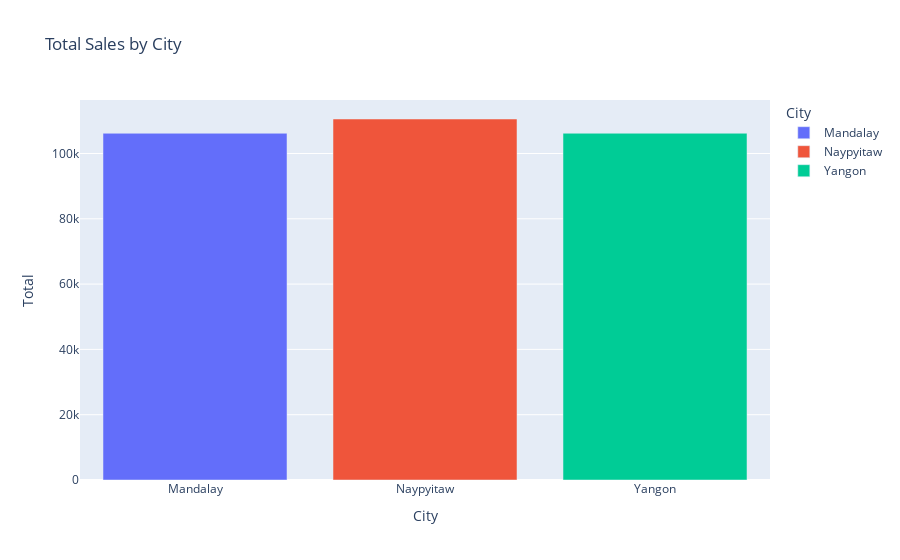

The cell this chart's notebook holds for it:
### Markdown cell above
### Sales By City

### Code cell
sales_by_city = df.groupby('City')['Total'].sum().reset_index()

fig1 = px.bar(sales_by_city, x='City', y='Total', color='City',
                       title='Total Sales by City')
fig1.show()

### Figure 1 — Plotly figure (JSON) as saved in the notebook; plotly's stock layout.template omitted (floating-point values rounded to 4 significant figures)
{"data": [{"alignmentgroup": "True", "hovertemplate": "City=%{x}<br>Total=%{y}<extra></extra>", "legendgroup": "Mandalay", "marker": {"color": "#636efa", "pattern": {"shape": ""}}, "name": "Mandalay", "offsetgroup": "Mandalay", "orientation": "v", "showlegend": true, "textposition": "auto", "type": "bar", "x": ["Mandalay"], "xaxis": "x", "y": [106200.0], "yaxis": "y"}, {"alignmentgroup": "True", "hovertemplate": "City=%{x}<br>Total=%{y}<extra></extra>", "legendgroup": "Naypyitaw", "marker": {"color": "#EF553B", "pattern": {"shape": ""}}, "name": "Naypyitaw", "offsetgroup": "Naypyitaw", "orientation": "v", "showlegend": true, "textposition": "auto", "type": "bar", "x": ["Naypyitaw"], "xaxis": "x", "y": [110600.0], "yaxis": "y"}, {"alignmentgroup": "True", "hovertemplate": "City=%{x}<br>Total=%{y}<extra></extra>", "legendgroup": "Yangon", "marker": {"color": "#00cc96", "pattern": {"shape": ""}}, "name": "Yangon", "offsetgroup": "Yangon", "orientation": "v", "showlegend": true, "textposition": "auto", "type": "bar", "x": ["Yangon"], "xaxis": "x", "y": [106200.0], "yaxis": "y"}], "layout": {"autosize": true, "barmode": "relative", "legend": {"title": {"text": "City"}, "tracegroupgap": 0}, "title": {"text": "Total Sales by City"}, "xaxis": {"anchor": "y", "autorange": true, "categoryarray": ["Mandalay", "Naypyitaw", "Yangon"], "categoryorder": "array", "domain": [0, 1], "range": [-0.5, 2.5], "title": {"text": "City"}, "type": "category"}, "yaxis": {"anchor": "x", "autorange": true, "domain": [0, 1], "range": [0, 116400.0], "title": {"text": "Total"}, "type": "linear"}}}
